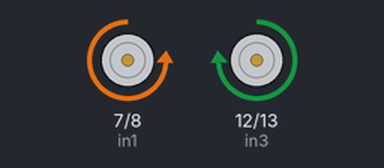
The sketch below on a simulated Arduino Uno, built with avr-gcc and run on an emulated ATmega328P. Shown: motor-driver pin pairs drawn as motors (green arrow = first pin HIGH = forward, orange = second pin HIGH = backward, longer = more drive, scaled by the enable pin).

Above: at 0.1 s.
At 4.9 s:
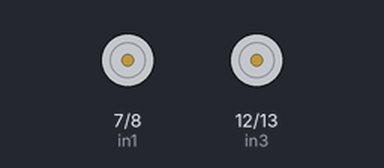
At 9.3 s:
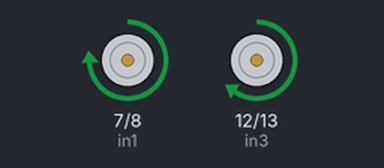
At 12.7 s:
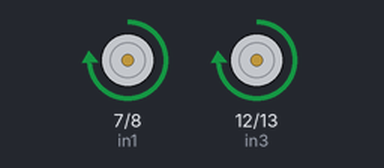
Timing chart, 0 to 14.2 s (numbered marks = the images above):
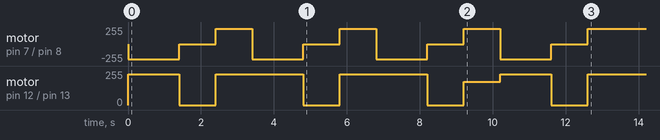

The sketch:

final_v1.ino
```cpp
//begin wifi imports
//#include "Enes100.h"
//end wifi imports

//begin ultrasonic imports
#define echoPin 2
#define trigPin 3
//end ultrasonic imports

int in1 = 7;  //direction 1
int in2 = 8;  //direction 1
int ena = 5;  //power 1

int in3 = 12;  //direction 2
int in4 = 13;  //direction 2
int enb = 11;  //power 2

//tolerance in degrees
const double TOL = 6.0;
const double COARSE_PIVOT = 100;
const double FINE_PIVOT = 70;
const double DEFAULT_SPEED = 170;

void setup() {
  pinMode(in1, OUTPUT);  // sets the pin as output
  pinMode(in2, OUTPUT); // sets the pin as output
  pinMode(ena, OUTPUT);

  pinMode(in3, OUTPUT);  // sets the pin as output
  pinMode(in4, OUTPUT); // sets the pin as output
  pinMode(enb, OUTPUT);

//  Enes100.begin("Ganymede", DATA, 9, 8, 9);
//  Enes100.updateLocation();

//   while(true) {
//     setBothMotors(235);
//     delay(1000);
//     pivotCW(230);
//     delay(1000);
//     brake();
//     delay(1000);
//   }

//    if(Enes100.updateLocation() == false) { //if ovs not there
//        pivotCW(COARSE_PIVOT);
//    }
    // for(int i=0;i<10;i++) {
    //     forward();

    //     brake();
    //     delay(500);

    //     dumbAvoid();
    //     delay(500);
    // }
//    for(int i=0;i<10;i++) { //obstacles return function, number of times before rover stops
//        navTo(3, 2/3);
//    }
//    brake();
  for(int i=0;i<4;i++) {
    dumb90();
    delay(1000);
    setBothMotors(175);
    delay(1000);
  }
    //mission complete


}


void loop() {

}

void forward(){
    while(!obstacle()) {
     setBothMotors(235);
    }
}


//begin overhead vision system functions
//void turnAbs(double deg, double tol){
//  while((fabs(deg-theta()) > tol)) { //rough control
//    pivotCW(COARSE_PIVOT);
//    Enes100.updateLocation();
//    //Enes100.println(theta());
//  }
//
//  while((fabs(deg-theta()) > tol/5.0)) { //fine adjustment
//    pivotCW(FINE_PIVOT);
//    Enes100.updateLocation();
//  }
//  brake();
//}
//
//void navTo(double x, double y) {
//  double deltaX = x-Enes100.location.x;
//  double deltaY = y-Enes100.location.y;
//
//  if(deltaY > 0) { //move north
//    // Enes100.print("north called: delta ");
//    // Enes100.println(deltaY);
//    turnAbs(90, TOL);
//    while(deltaY > 0.05) {
//      if(obstacle()){
//        brake();
//        smartAvoid();
//        return;
//      }
//      setBothMotors(DEFAULT_SPEED);
//      Enes100.updateLocation();
//      deltaY = y-Enes100.location.y;
//
//    }
//
//  } else if (deltaY < 0) { //move south
//    // Enes100.print("south called: delta ");
//    // Enes100.println(deltaY);
//    turnAbs(270, TOL);
//    while(deltaY < -0.05) {
//      if(obstacle()){
//        brake();
//        smartAvoid();
//        return;
//      }
//      setBothMotors(DEFAULT_SPEED);
//      Enes100.updateLocation();
//      deltaY = y-Enes100.location.y;
//    }
//  }
//
//
//  if(deltaX > 0) { //move east
//    // Enes100.print("east called: delta ");
//    // Enes100.println(deltaX);
//    turnAbs(0, TOL);
//    while(deltaX > 0.05) {
//      if(obstacle()){
//        brake();
//        smartAvoid();
//        return;
//      }
//      setBothMotors(DEFAULT_SPEED);
//      Enes100.updateLocation();
//      deltaX = x-Enes100.location.x;
//
//    }
//  } else if (deltaX < 0) { //move west
//    // Enes100.print("west called: delta ");
//    // Enes100.println(deltaX);
//    turnAbs(0, TOL);
//    while(deltaX < -0.05) {
//      if(obstacle()){
//        brake();
//        smartAvoid();
//        return;
//      }
//      setBothMotors(DEFAULT_SPEED);
//      Enes100.updateLocation();
//      deltaX = x-Enes100.location.x;
//    }
//  }
//  brake();
//}
//
//void smartAvoid(){
//  Enes100.println("Smart Avoid");
//  if(Enes100.location.y < 2.0/3) { //bottom third
//    Enes100.println("2/3");
//    navTo(Enes100.location.x, 1.0); //basically Enes100.location.y+(2.0/3)
//  } else if(Enes100.location.y < 4.0/3) { //middle third
//    Enes100.println("4/3");
//    navTo(Enes100.location.x, Enes100.location.y+(2.0/3));
//  } else if(Enes100.location.y < 6.0/3) { //top third
//    Enes100.println("6/3");
//    navTo(Enes100.location.x, Enes100.location.y-(4.0/3));
//  }
//  turnAbs(0,TOL);
//  if(!obstacle()) {
//    navTo(Enes100.location.x+0.7, Enes100.location.y);
//  } else {
//        //OBSTACLE
//  }
//
//  return;
//
//
//}
//end overhead vision system code

void setBothMotors(int SPEED) {
  digitalWrite(in1, HIGH);
  digitalWrite(in2,LOW);
  analogWrite(ena,SPEED);

  digitalWrite(in3, HIGH);
  digitalWrite(in4,LOW);
  analogWrite(enb,SPEED);
}

void dumbPivot(int SPEED) {
  digitalWrite(in1, LOW);
  digitalWrite(in2,LOW);
  analogWrite(ena,SPEED);

  digitalWrite(in3, HIGH);
  digitalWrite(in4,LOW);
  analogWrite(enb,SPEED);
}


void pivotCW(int SPEED) {
  digitalWrite(in1, LOW);
  digitalWrite(in2,HIGH);
  analogWrite(ena,SPEED);

  digitalWrite(in3, HIGH);
  digitalWrite(in4,LOW);
  analogWrite(enb,SPEED);
}

void brake() {
  digitalWrite(in1, LOW);
  digitalWrite(in2,LOW);
  analogWrite(ena,0);

  digitalWrite(in3, LOW);
  digitalWrite(in4,LOW);
  analogWrite(enb,0);
}

bool obstacle() {
  if(readUltrasonicSensor() < 20.0) {
    brake();
    return true;
  }
  return false;
}

double readUltrasonicSensor() {
    digitalWrite(trigPin, LOW);
    delayMicroseconds(2);

    digitalWrite(trigPin, HIGH);
    delayMicroseconds(10);
    digitalWrite(trigPin, LOW);

    return pulseIn(echoPin, HIGH) * 0.34 / 2; //distance
}

void dumbAvoid() {
    dumb90();
    forward();
    delay(300);
    dumb90();
    dumb90();
    dumb90();
    brake();
}

void dumb90() {
    brake();
    for(int i=0;i<2;i++) {
        pivotCW(230);
        delay(700);
    }
    brake();
}

//
//double theta() {
//    Enes100.updateLocation();
//  if(Enes100.location.theta < 0) {
//    return 360.0 + (Enes100.location.theta * 180 / M_PI);
//  }
//  return Enes100.location.theta  * 180 / M_PI;
//}
```
